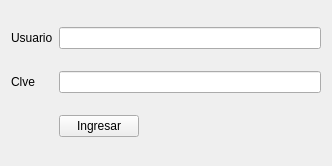
<?xml version="1.0" encoding="UTF-8"?>
<ui version="4.0">
 <class>Login</class>
 <widget class="QWidget" name="Login">
  <property name="geometry">
   <rect>
    <x>0</x>
    <y>0</y>
    <width>332</width>
    <height>166</height>
   </rect>
  </property>
  <property name="windowTitle">
   <string>Form</string>
  </property>
  <layout class="QGridLayout" name="gridLayout">
   <item row="2" column="1">
    <widget class="QPushButton" name="pbIngresar">
     <property name="focusPolicy">
      <enum>Qt::NoFocus</enum>
     </property>
     <property name="text">
      <string>Ingresar</string>
     </property>
    </widget>
   </item>
   <item row="1" column="0">
    <widget class="QLabel" name="lClave">
     <property name="text">
      <string>Clve</string>
     </property>
    </widget>
   </item>
   <item row="0" column="0">
    <widget class="QLabel" name="lUsuario">
     <property name="text">
      <string>Usuario</string>
     </property>
    </widget>
   </item>
   <item row="2" column="2">
    <spacer name="horizontalSpacer">
     <property name="orientation">
      <enum>Qt::Horizontal</enum>
     </property>
     <property name="sizeHint" stdset="0">
      <size>
       <width>40</width>
       <height>20</height>
      </size>
     </property>
    </spacer>
   </item>
   <item row="1" column="1" colspan="2">
    <widget class="QLineEdit" name="leClave"/>
   </item>
   <item row="0" column="1" colspan="2">
    <widget class="QLineEdit" name="leUsuario"/>
   </item>
  </layout>
 </widget>
 <resources/>
 <connections/>
</ui>
